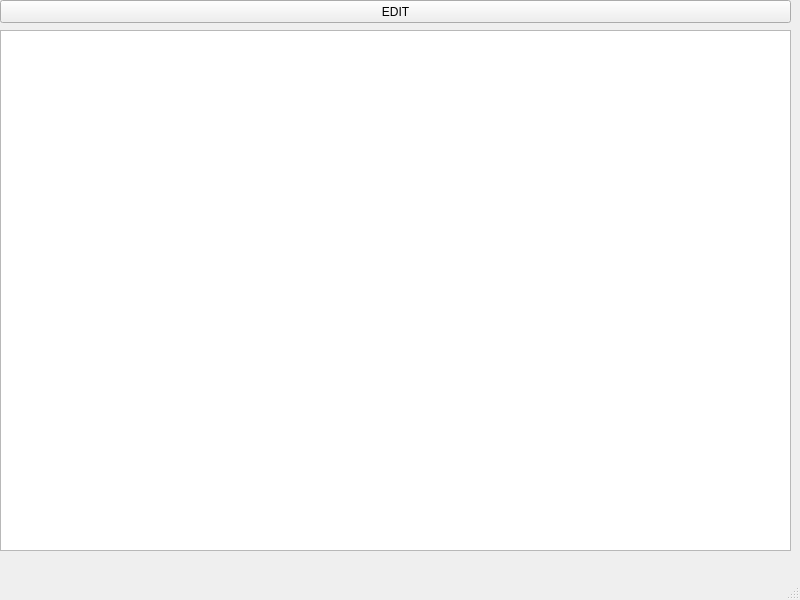
<?xml version="1.0" encoding="UTF-8"?>
<ui version="4.0">
 <class>MainWindow</class>
 <widget class="QMainWindow" name="MainWindow">
  <property name="geometry">
   <rect>
    <x>0</x>
    <y>0</y>
    <width>800</width>
    <height>600</height>
   </rect>
  </property>
  <property name="windowTitle">
   <string>MainWindow</string>
  </property>
  <widget class="QWidget" name="centralwidget">
   <widget class="QTableWidget" name="tableWidget">
    <property name="geometry">
     <rect>
      <x>0</x>
      <y>30</y>
      <width>791</width>
      <height>521</height>
     </rect>
    </property>
   </widget>
   <widget class="QPushButton" name="pushButton">
    <property name="geometry">
     <rect>
      <x>0</x>
      <y>0</y>
      <width>791</width>
      <height>23</height>
     </rect>
    </property>
    <property name="text">
     <string>EDIT</string>
    </property>
   </widget>
  </widget>
  <widget class="QMenuBar" name="menubar">
   <property name="geometry">
    <rect>
     <x>0</x>
     <y>0</y>
     <width>800</width>
     <height>21</height>
    </rect>
   </property>
  </widget>
  <widget class="QStatusBar" name="statusbar"/>
 </widget>
 <resources/>
 <connections/>
</ui>
